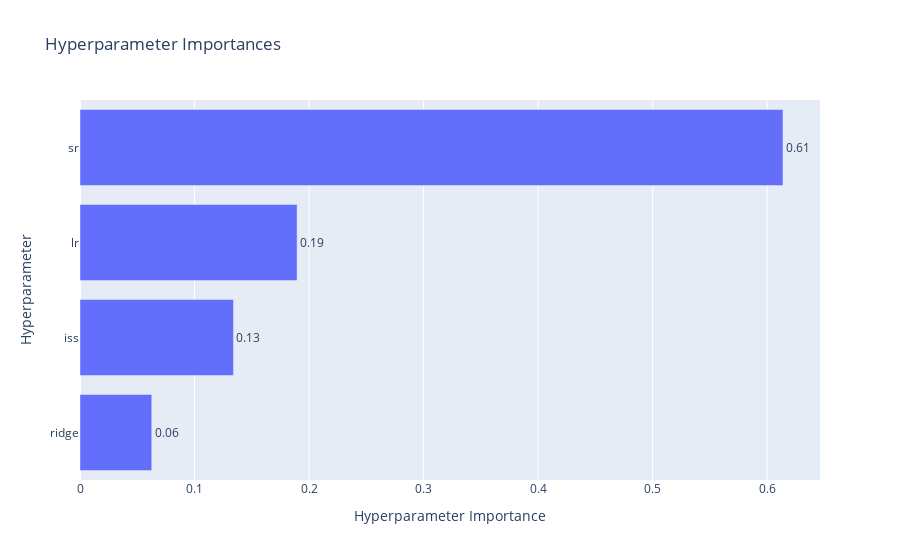

Notebook code cell kept with this figure:
### Code cell
# パラメトリックプロット
optuna.visualization.plot_param_importances(study)

### Figure 1 — Plotly figure (JSON) as saved in the notebook; plotly's stock layout.template omitted (floating-point values rounded to 4 significant figures)
{"data": [{"cliponaxis": false, "hovertemplate": ["ridge (FloatDistribution): 0.06264977250130652<extra></extra>", "iss (FloatDistribution): 0.13400304041684627<extra></extra>", "lr (FloatDistribution): 0.18955420792838193<extra></extra>", "sr (FloatDistribution): 0.6137929791534653<extra></extra>"], "name": "Objective Value", "orientation": "h", "text": ["0.06", "0.13", "0.19", "0.61"], "textposition": "outside", "type": "bar", "x": [0.06265, 0.134, 0.1896, 0.6138], "y": ["ridge", "iss", "lr", "sr"]}], "layout": {"title": {"text": "Hyperparameter Importances"}, "xaxis": {"title": {"text": "Hyperparameter Importance"}}, "yaxis": {"title": {"text": "Hyperparameter"}}}}
